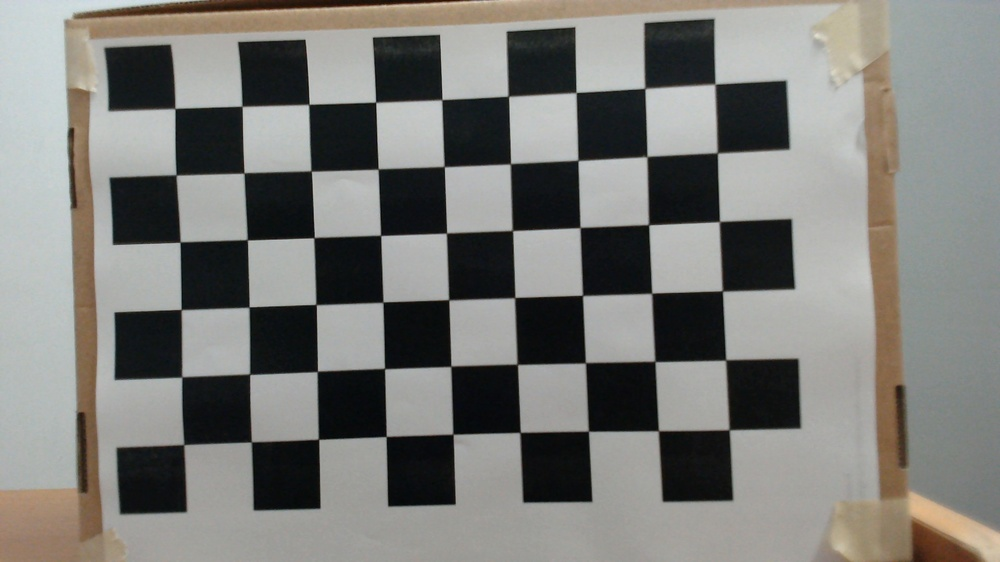
#> input picture program/calib/Calibration1.jpg, 1000 x 562 px, shrunk from 1920 x 1080 before the run; its folder holds only this picture in this run
$ python undistort_img.py
#> lines starting #> are read from the running program, lines starting #| are printed output that depends on the picture; after the words box and inside, x2 and y2 are one past the last pixel; in counts of white or black regions, pixels touching at a corner belong together
import numpy as np
import matplotlib.image as mpimg
import matplotlib.pyplot as plt
import cv2
import os
# import sys
import glob
# def calibrate(is_save = False):
# termination criteria
criteria = (cv2.TERM_CRITERIA_EPS + cv2.TERM_CRITERIA_MAX_ITER, 30, 0.001)
# prepare object points, like (0,0,0), (1,0,0), (2,0,0) ....,(6,5,0)
objp = np.zeros((6*9,3), np.float32)
objp[:,:2] = np.mgrid[0:9,0:6].T.reshape(-1,2)
# Arrays to store object points and image points from all the images.
objpoints = [] # 3d point in real world space
imgpoints = [] # 2d points in image plane.

images = glob.glob('program/calib/Calibration*.jpg')
for fname in images:

    img = cv2.imread(fname)
#> img is the input picture: shape (562, 1000, 3); mean B, G, R 119.5, 123.2, 123.5
    gray = cv2.cvtColor(img, cv2.COLOR_BGR2GRAY)
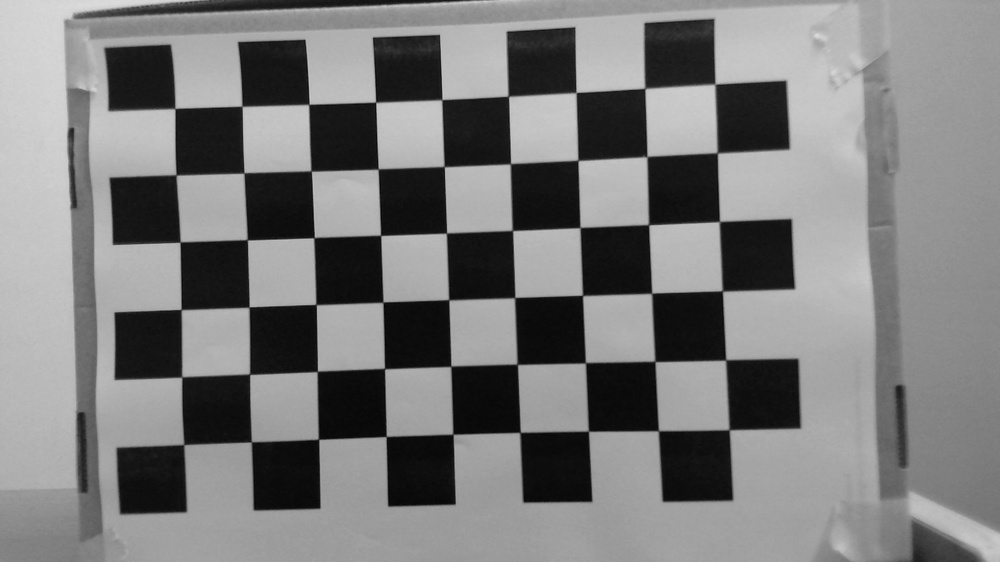
#> gray: shape (562, 1000); min 4, max 221, mean 122.9

    # Find the chess board corners
    ret, corners = cv2.findChessboardCorners(gray, (9,6), None)
#> ret = True; corners = 54 rows, first 8: [174.9, 108.6], [242, 106.3], [308.8, 104.5], [375.7, 102.2], [441.7, 99.67], [508.4, 96.43], [576.1, 92.54], [644.7, 88.47]
    # If found, add object points, image points (after refining them)
    if ret == True:
        objpoints.append(objp)
        corners2 = cv2.cornerSubPix(gray,corners, (11,11), (-1,-1), criteria)
#> corners2 = 54 rows, first 8: [174.9, 108.4], [242, 106.3], [308.9, 104.3], [375.6, 102.2], [441.8, 99.62], [508.3, 96.23], [576, 92.5], [644.9, 88.28]
        imgpoints.append(corners)
        cv2.drawChessboardCorners(img, (9,6), corners2, ret)
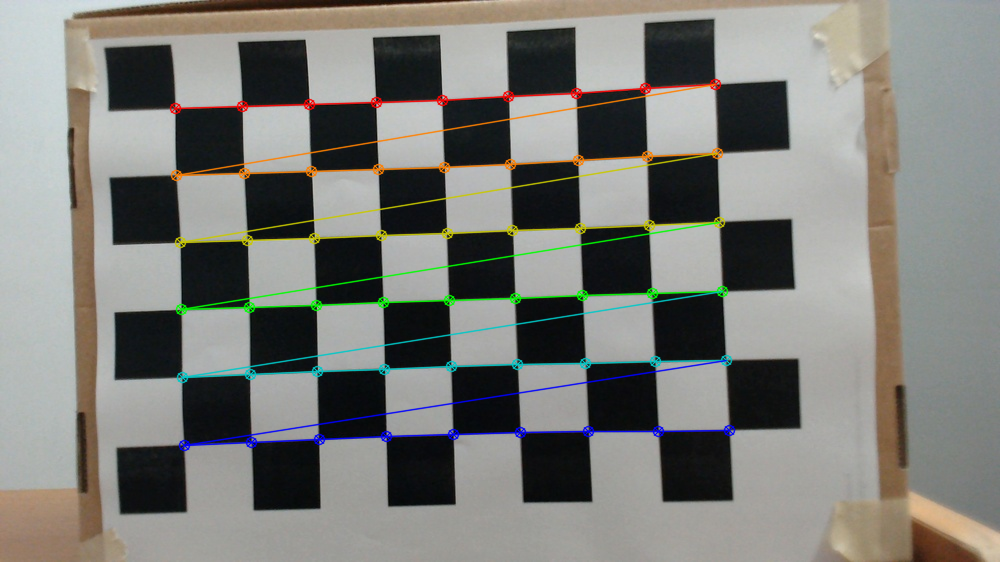
#> img: shape (562, 1000, 3); 3.95% of pixels changed, all inside (x1, y1, x2, y2) = (169, 78, 736, 452)
        cv2.namedWindow('img', cv2.WINDOW_NORMAL)
        # cv2.setWindowProperty('image', cv2.WND_PROP_FULLSCREEN, cv2.WINDOW_FULLSCREEN)
        cv2.imshow('img', img)
        cv2.waitKey(0)
cv2.destroyAllWindows()

$ run again, on program/calib/Calibration3.jpg
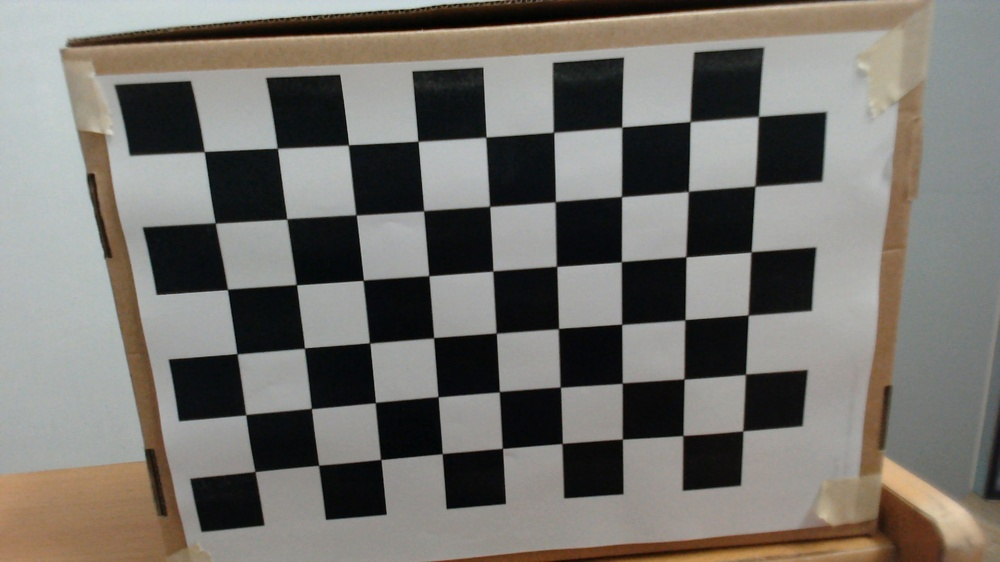
#> input picture program/calib/Calibration3.jpg, 1000 x 562 px, shrunk from 1920 x 1080 before the run
#> img is the input picture: shape (562, 1000, 3); mean B, G, R 108.7, 114.2, 117.1
#> `gray = cv2.cvtColor(img, cv2.COLOR_BGR2GRAY)`:
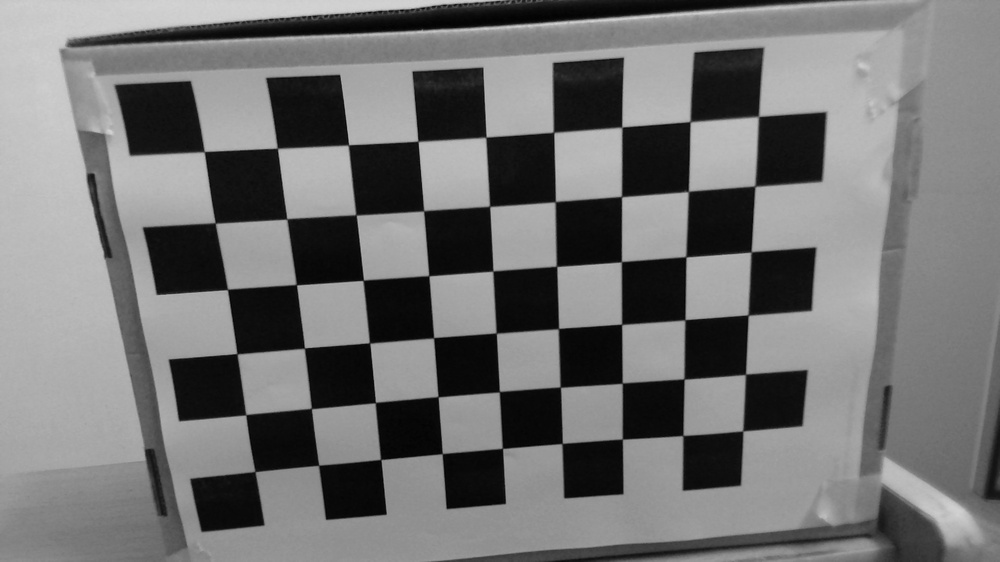
#> gray: shape (562, 1000); min 0, max 213, mean 114.5
#> ret = True; corners = 54 rows, first 8: [204.2, 151.7], [277.5, 148.3], [348.4, 145], [418.1, 141.3], [485.9, 137.3], [553.6, 132.2], [621.8, 127.2], [690, 121.8]
#> corners2 = 54 rows, first 8: [204.2, 151.6], [277.4, 148.3], [348.4, 144.9], [417.9, 141.2], [485.9, 137.2], [553.6, 132.3], [621.8, 127.1], [690.2, 121.6]
#> `cv2.drawChessboardCorners(img, (9,6), corners2, ret)`:
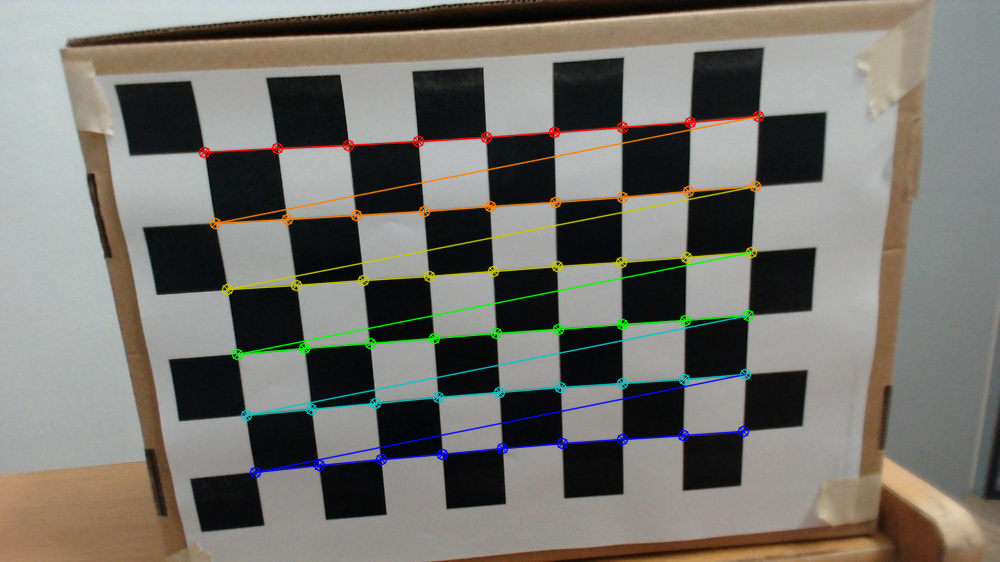
#> img: shape (562, 1000, 3); 3.8% of pixels changed, all inside (x1, y1, x2, y2) = (198, 110, 765, 479)

$ run again, on program/calib/Calibration4.jpg
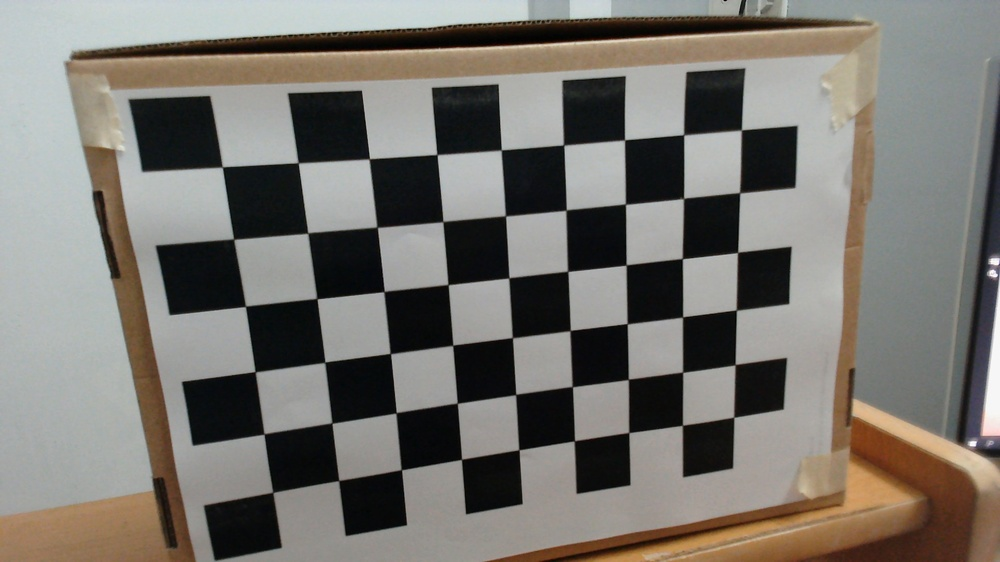
#> input picture program/calib/Calibration4.jpg, 1000 x 562 px, shrunk from 1920 x 1080 before the run
#> img is the input picture: shape (562, 1000, 3); mean B, G, R 110.5, 116.4, 119.8
#> `gray = cv2.cvtColor(img, cv2.COLOR_BGR2GRAY)`:
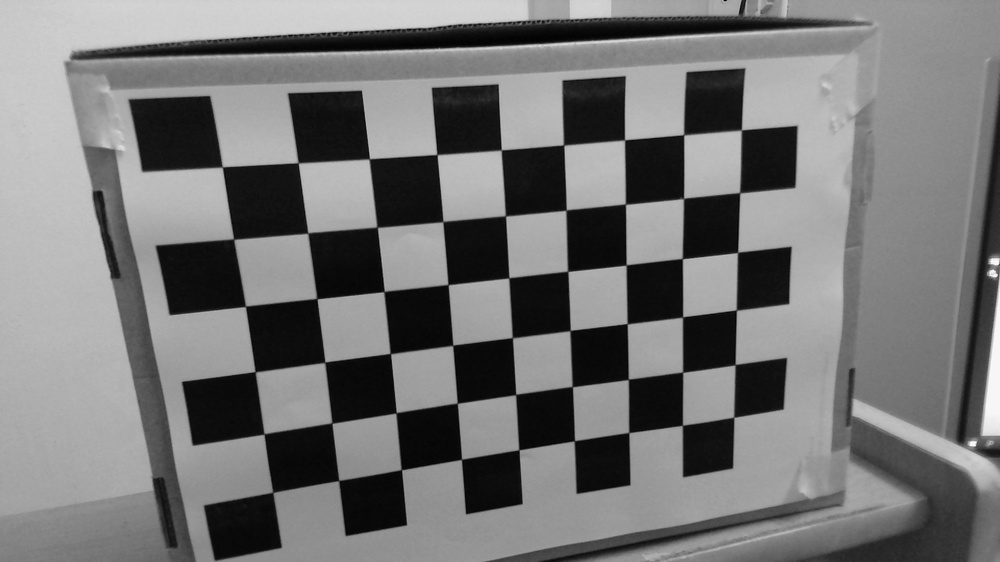
#> gray: shape (562, 1000); min 0, max 254, mean 116.7
#> ret = True; corners = 54 rows, first 8: [222.3, 167.1], [298.3, 162.8], [369.3, 158.9], [437, 154.6], [501.3, 149.9], [563.6, 145], [624.6, 139.9], [683.6, 134.7]
#> corners2 = 54 rows, first 8: [222.3, 166.9], [298.1, 162.8], [369.4, 158.8], [436.9, 154.5], [501.2, 150], [563.6, 145], [624.5, 139.8], [683.7, 134.7]
#> `cv2.drawChessboardCorners(img, (9,6), corners2, ret)`:
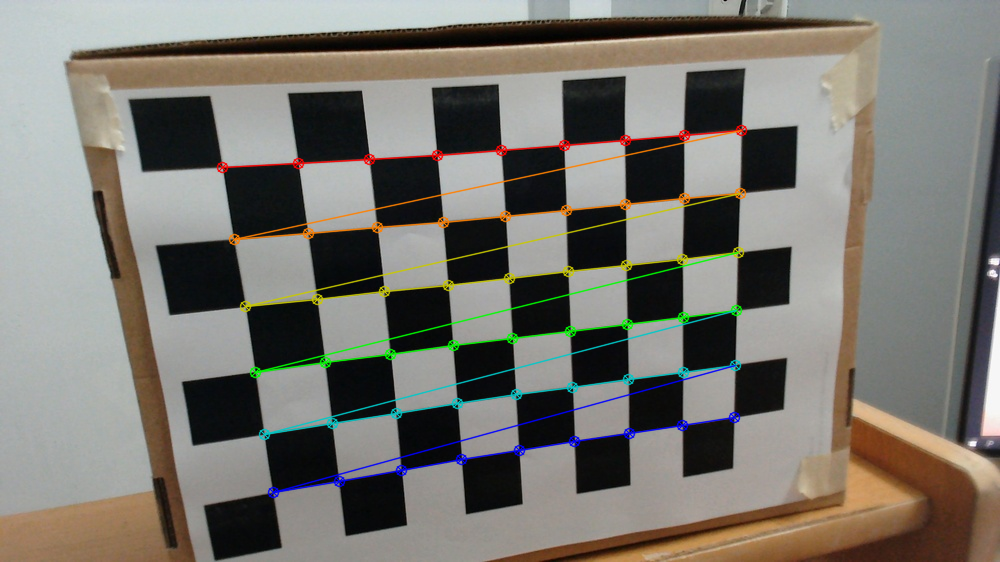
#> img: shape (562, 1000, 3); 3.62% of pixels changed, all inside (x1, y1, x2, y2) = (216, 124, 748, 499)

$ run again, on program/calib/Calibration5.jpg
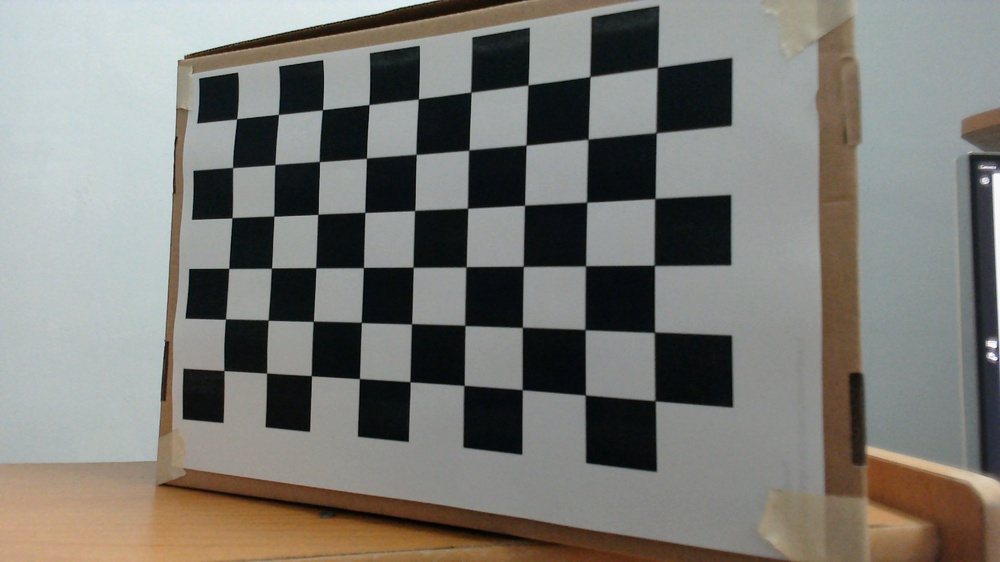
#> input picture program/calib/Calibration5.jpg, 1000 x 562 px, shrunk from 1920 x 1080 before the run
#> img is the input picture: shape (562, 1000, 3); mean B, G, R 116.9, 122, 123.1
#> `gray = cv2.cvtColor(img, cv2.COLOR_BGR2GRAY)`:
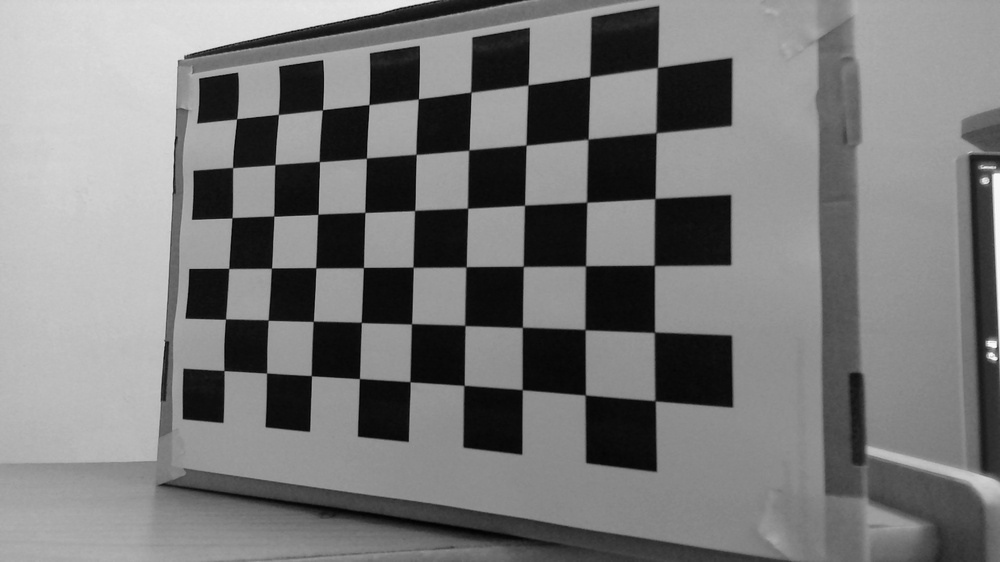
#> gray: shape (562, 1000); min 1, max 254, mean 121.8
#> ret = True; corners = 54 rows, first 8: [236.5, 118.9], [278.4, 114.5], [322.5, 109.8], [368.9, 104.6], [418.3, 98.83], [470.8, 92.03], [528, 84.96], [590, 76.49]
#> corners2 = 54 rows, first 8: [236.7, 118.8], [278.4, 114.4], [322.4, 109.8], [369, 104.5], [418.4, 98.84], [470.8, 92.13], [528, 84.89], [589.9, 76.57]
#> `cv2.drawChessboardCorners(img, (9,6), corners2, ret)`:
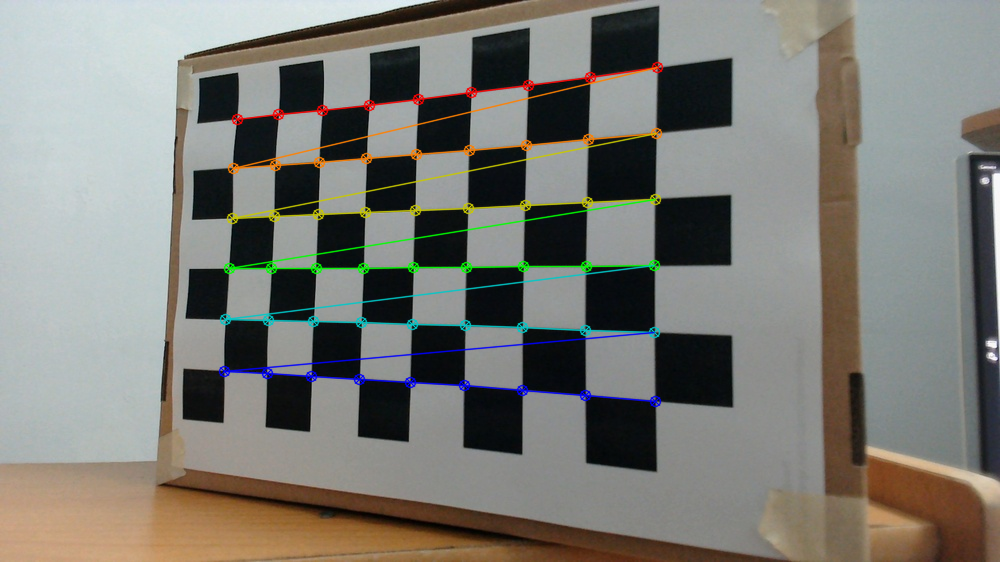
#> img: shape (562, 1000, 3); 3.26% of pixels changed, all inside (x1, y1, x2, y2) = (218, 61, 664, 408)

$ run again, on program/calib/Calibration10.jpg
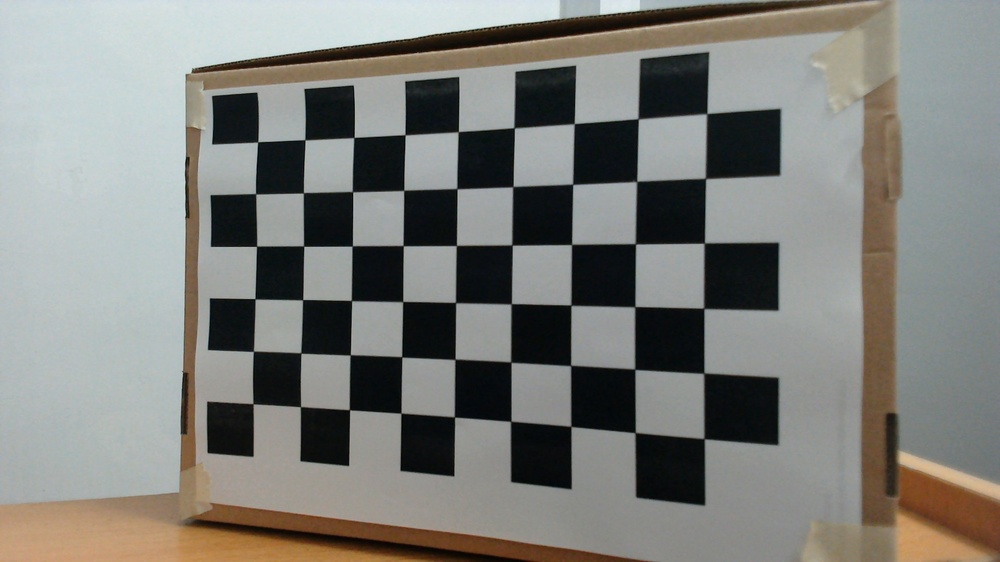
#> input picture program/calib/Calibration10.jpg, 1000 x 562 px, shrunk from 1920 x 1080 before the run
#> img is the input picture: shape (562, 1000, 3); mean B, G, R 122.4, 126.9, 126.6
#> `gray = cv2.cvtColor(img, cv2.COLOR_BGR2GRAY)`:
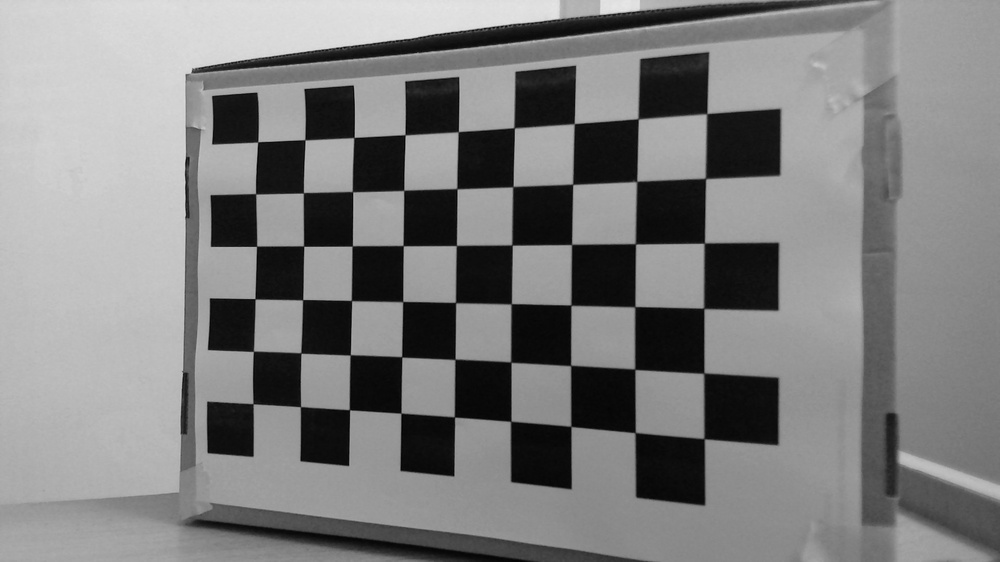
#> gray: shape (562, 1000); min 1, max 231, mean 126.3
#> ret = True; corners = 54 rows, first 8: [257.6, 142], [304.9, 139.7], [353.9, 137.5], [405.1, 134.7], [458.3, 131.7], [514.1, 127.8], [574.3, 123.6], [638.1, 118.8]
#> corners2 = 54 rows, first 8: [257.7, 141.8], [305, 139.8], [354, 137.5], [405.1, 134.8], [458.3, 131.7], [514.2, 127.7], [574.2, 123.7], [638.2, 118.8]
#> `cv2.drawChessboardCorners(img, (9,6), corners2, ret)`:
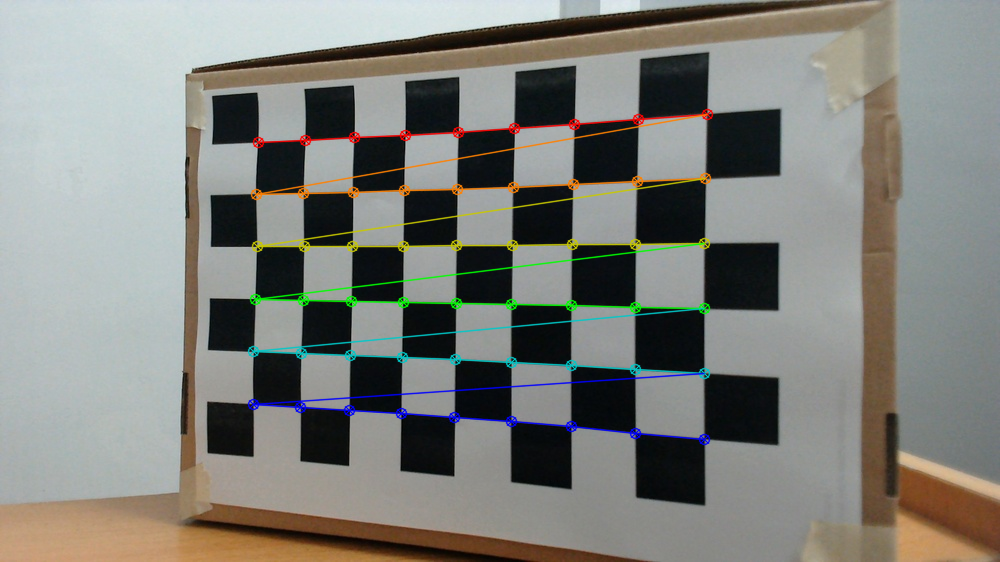
#> img: shape (562, 1000, 3); 3.41% of pixels changed, all inside (x1, y1, x2, y2) = (247, 108, 714, 446)
